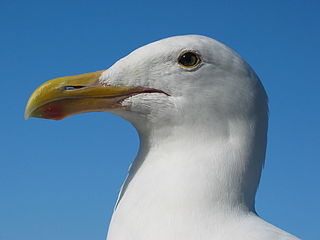
#> input picture HW1Filters/input/input1.jpg, 320 x 240 px
$ jupyter execute --allow-errors 1.ipynb
#> lines starting #> are read from the running program, lines starting #| are printed output that depends on the picture
#> further down, img is the input picture: shape (240, 320, 3); mean B, G, R 166.6, 134.6, 97.1
本文我们主要介绍如何利用opencv来对图片进行一些简单的操作，如 histogram_equalization, low_pass_filter, high_pass_filter, 拉普拉斯金字塔等。

[cell 1]
import cv2
import sys
import os
import numpy
import matplotlib.pyplot as plt

## show image in jupyter with matplotlib 在jupyter 中用matplotlib 显示图片

Because matplotlib show the image RBG, while opencv process it in BGR’

ref：

https://giusedroid.blogspot.com/2015/04/blog-post.html

https://matplotlib.org/devdocs/api/_as_gen/matplotlib.pyplot.imshow.html

[cell 2]
def imshow_in_jupyter(img):
    img_plt = cv2.cvtColor(img, cv2.COLOR_BGR2RGB)
    plt.imshow(img_plt)

## histogram_equalization

将图片的像素值大小安装直方图分布来分配，使得图片的对比度更改

[cell 3]
def histogram_equalization(img_in):
    # Write histogram equalization here
    b,g,r=cv2.split(img_in)
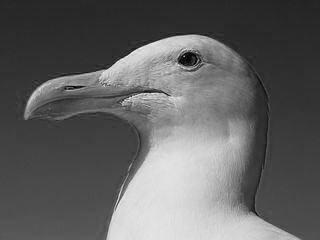
#> r: shape (240, 320); min 0, max 242, mean 97.1
    hist = cv2.calcHist([b],[0],None,[256],[0,256])
#> hist = 256 values, max 3747 at index 187, min 0 at index 247, mean 300
    hist = hist[:,0]
    cdf = numpy.cumsum(hist)
#> cdf = 256 values from 35 to 76800
    cdf_normalized = numpy.uint8(cdf * 256.0 / (cdf.max()+1))
#> cdf_normalized = 256 values from 0 to 255
    b = cdf_normalized[b]
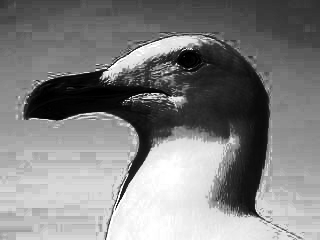
#> b: shape (240, 320); min 0, max 255, mean 129.6
    hist = cv2.calcHist([g],[0],None,[256],[0,256])
#> hist = 256 values, max 2131 at index 106, min 0 at index 1, mean 300
    hist = hist[:,0]
    cdf = numpy.cumsum(hist)
#> cdf = 256 values from 12 to 76800
    cdf_normalized = numpy.uint8(cdf * 256.0 / (cdf.max()+1))
    g = cdf_normalized[g]
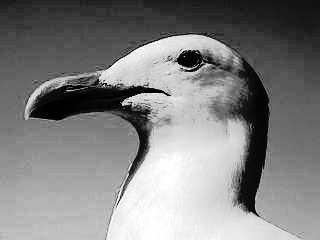
#> g: shape (240, 320); min 0, max 255, mean 129.1
    hist = cv2.calcHist([r],[0],None,[256],[0,256])
#> hist = 256 values, max 2688 at index 41, min 0 at index 230, mean 300
    hist = hist[:,0]
    cdf = numpy.cumsum(hist)
#> cdf = 256 values from 6 to 76800
    cdf_normalized = numpy.uint8(cdf * 256.0 / (cdf.max()+1))
    r = cdf_normalized[r]
    img_in = cv2.merge([b,g,r])
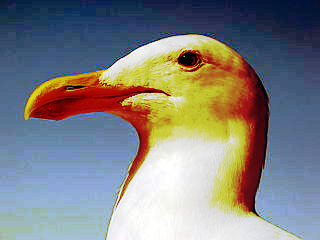
#> img_in: shape (240, 320, 3); mean B, G, R 129.6, 129.1, 128.9
    img_out = img_in # Histogram equalization result
    return hist, cdf_normalized, img_out

[cell 4]
img = cv2.imread('../HW1Filters/input/input1.jpg')
hist, cdf_normalized, img_hist = histogram_equalization(img)
#> cdf_normalized = 256 values from 0 to 255

[cell 5]
plt.subplot(121)
plt.hist(hist, bins = range(255))
plt.title("hist")
plt.subplot(122)
plt.hist(cdf_normalized, bins = range(255))
plt.title("cdf")
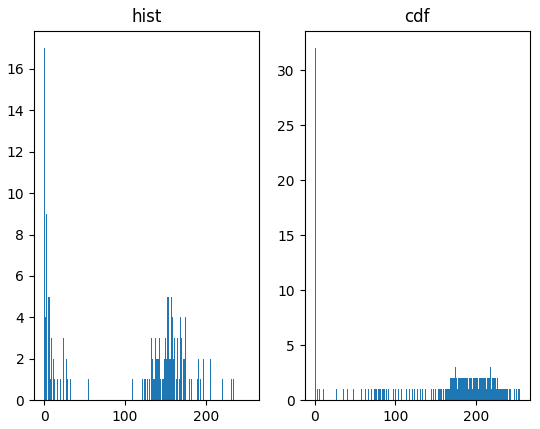
#> figure drawn by matplotlib, 2 panels; panel 1: tallest bar 17 high, from x = 0 to 1; panel 2: tallest bar 32 high, from x = 0 to 1

[cell 6]
plt.subplot(121)
imshow_in_jupyter(img)
plt.title("original image")
plt.subplot(122)
imshow_in_jupyter(img_hist)
plt.title("hist equalized image")

## Frequency Domain filtering
### 傅里叶变换
任一函数都可以表示成无数个正弦和余弦函数的和的形式。傅立叶变换就是一个用来将函数分解的工具。 而一张图片本身也是一个函数，也可以被分解成正余弦函数和的形式。

而我们把这种分解认为是从图像的空间形式转换成图像的频率形式。

得到傅里叶变换：
dft = cv2.dft(img)

将频率为零的点移到中间:
dft_shift = numpy.fft.fftshift(dft)

ref:
https://docs.scipy.org/doc/numpy-1.13.0/reference/routines.fft.html

### Low pass filter 低通道滤波
我们将把图像的频谱中频率较低的部分去处，只保留频率高的部分。

[cell 7]
def low_pass_filter(img_in):
    # Write low pass filter here
    img_in = cv2.cvtColor(img_in, cv2.COLOR_BGR2GRAY)
#> img_in: shape (240, 320)
    # get the frequency domain
    dft = cv2.dft(numpy.float32(img_in),flags = cv2.DFT_COMPLEX_OUTPUT)
    dft_shift = numpy.fft.fftshift(dft)
    rows,cols = img_in.shape
#> rows = 240; cols = 320
    crow = int(rows/2)
#> crow = 120
    ccol = int(cols/2)
#> ccol = 160
    mask = numpy.zeros((rows,cols,2),numpy.uint8)
    mask[crow-10:crow+10, ccol-10:ccol+10] = 1
    fshift = dft_shift*mask
    f_ishift = numpy.fft.ifftshift(fshift)
    img_back = cv2.idft(f_ishift)
    img_back = cv2.magnitude(img_back[:,:,0],img_back[:,:,1])
    img_in= (img_back-numpy.amin(img_back))/(numpy.amax(img_back)-numpy.amin(img_back))
    img_in = numpy.uint8(img_in*256)
    img_out = img_in # Low pass filter result
    return img_out

[cell 8]
img = cv2.imread('../HW1Filters/input/input1.jpg')
img_out = low_pass_filter(img)

因为图片是灰度的，所以不能用之前的方式显示。

ref:
https://www.zhihu.com/question/24058898

[cell 9]
plt.subplot(121)
img = cv2.cvtColor(img, cv2.COLOR_BGR2GRAY)
plt.imshow(img,cmap='gray')
plt.title('original image')
plt.subplot(122)
plt.imshow(img_out,cmap='gray')
plt.title('low pass image')

### High pass filter 高通滤波
高通滤波保留高频率的信息，所以那些发生明显变化的部分会被保留下来。也即图片中物体的轮廓线条会被保留。

[cell 10]
def high_pass_filter(img_in):
    # Write high pass filter here
    img_in = cv2.cvtColor(img_in, cv2.COLOR_BGR2GRAY)
    dft = cv2.dft(numpy.float32(img_in),flags = cv2.DFT_COMPLEX_OUTPUT)
    dft_shift = numpy.fft.fftshift(dft)
    rows,cols = img_in.shape
#> rows = 240; cols = 320
    crow = int(rows/2)
#> crow = 120
    ccol = int(cols/2)
#> ccol = 160
    # print(crow,ccol)
    dft_shift[crow-10:crow+10, ccol-10:ccol+10] = 0
    dft_ishift = numpy.fft.ifftshift(dft_shift)
    img_back = cv2.idft(dft_ishift)
    img_back = cv2.magnitude(img_back[:,:,0],img_back[:,:,1])
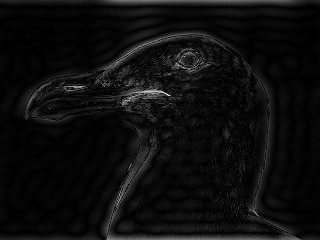
#> img_back: shape (240, 320) float32; min 933.4, max 10954061, mean 592868.2; drawn with min black and max white
    img_in = (img_back-numpy.amin(img_back))/(numpy.amax(img_back)-numpy.amin(img_back))
    img_in = numpy.uint8(img_in*256)
    img_out = img_in # High pass filter result
    return img_out

[cell 11]
img = cv2.imread('../HW1Filters/input/input1.jpg')
img_out = high_pass_filter(img)

[cell 12]
plt.subplot(121)
img = cv2.cvtColor(img, cv2.COLOR_BGR2GRAY)
plt.imshow(img,cmap='gray')
plt.title('original image')
plt.subplot(122)
plt.imshow(img_out,cmap='gray')
plt.title('high pass image')
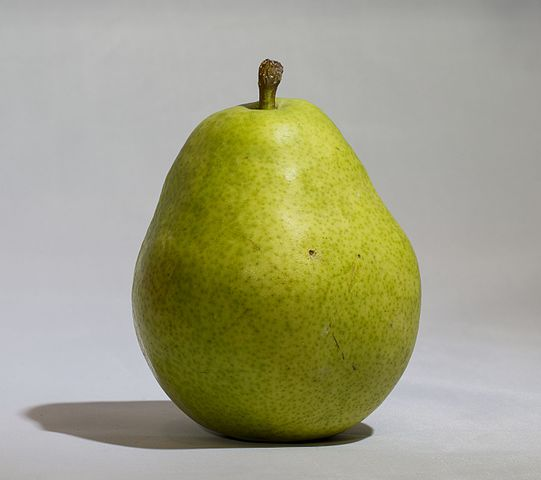
#> input picture HW1Filters/input/input3A.jpg, 541 x 480 px
#> further down, input_image1 is the input picture: shape (480, 541, 3); mean B, G, R 131.9, 161.7, 162.1
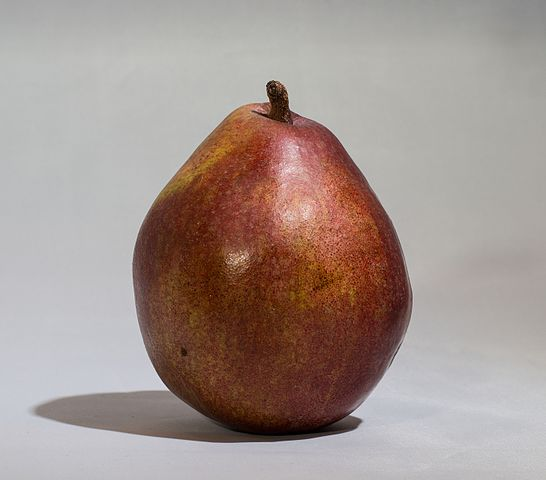
#> input picture HW1Filters/input/input3B.jpg, 546 x 480 px
#> further down, input_image2 is the input picture: shape (480, 546, 3); mean B, G, R 143.2, 148.9, 163.6

### Deconvolution
反卷积: 去处卷积的作用，比如使得模糊的图片变得更清晰。
需要估计卷积核。

[cell 13]
def deconvolution(img_in):
    # Write deconvolution codes here
    gk = cv2.getGaussianKernel(21,5)
    gk = gk * gk.T
    dft = numpy.fft.fft2(numpy.float32(img_in),(img_in.shape[0],img_in.shape[1]))
    imf = numpy.fft.fftshift(dft)
    # imf = ft(img_in, (img_in.shape[1],img_in.shape[1])) # make sure sizes match
    # gkf = ft(gk, (img_in.shape[1],img_in.shape[1])) # so we can multiple easily
    dft = numpy.fft.fft2(numpy.float32(gk),(img_in.shape[0],img_in.shape[1]))
    gkf = numpy.fft.fftshift(dft)
    imdeconv = numpy.true_divide(imf,gkf)
    # img_back = ift(imdeconvf)
    f_ishift = numpy.fft.ifftshift(imdeconv)
    img_back = numpy.fft.ifft2(f_ishift)
    img_back =  numpy.abs(img_back)
    img_in = (img_back-numpy.amin(img_back))/(numpy.amax(img_back)-numpy.amin(img_back))
    img_in = numpy.uint8(img_in*256)
    img_out = img_in # Deconvolution result
    return img_out

[cell 14]
img = cv2.imread("../HW1Filters/input/blurred2.exr", cv2.IMREAD_ANYCOLOR | cv2.IMREAD_ANYDEPTH)
#> (the rest of this cell did not finish here and is left out)

[cell 15]
plt.subplot(121)
#> (the rest of this cell did not finish here and is left out)

### Laplacian Pyramid 拉普拉斯金字塔
　图像金字塔方法的原理是：将参加融合的的每幅图像分解为多尺度的金字塔图像序列，将低分辨率的图像在上层，高分辨率的图像在下层，上层图像的大小为前一层图像大小的1/4。层数为0,1,2……N。将所有图像的金字塔在相应层上以一定的规则融合，就可得到合成金字塔，再将该合成金字塔按照金字塔生成的逆过程进行重构，得到融合金字塔。这个总的思路就是一下所有基于金字塔融合的算法过程，不同点就在于分解构造的金字塔不同，每层的融合规则不一样，重构的方法不同而已。金字塔方法最先实现了这种思想，之后小波方法进一步完善和发展了这种多尺度融和的思想。

ref:
图像融合（三）– 拉普拉斯金字塔.http://www.cnblogs.com/silence-hust/p/4193208.html

[cell 16]
def laplacian_pyramid_blending(img_in1, img_in2):
    # Write laplacian pyramid blending codes here
    img_in1 = img_in1[:,:img_in1.shape[0]]
    img_in2 = img_in2[:img_in1.shape[0],:img_in1.shape[0]]
    pD1 = img_in1.copy()
    pD2 = img_in2.copy()
    list_pD1 = [pD1]
    list_pD2 = [pD2]
    # 向下采样
    for i in range(5):
      pD1=cv2.pyrDown(pD1)
      list_pD1.append(pD1)
      pD2=cv2.pyrDown(pD2)
      list_pD2.append(pD2)
#> after the loop, list_pD1 = 6 items; list_pD2 = 6 items
    list_lp1 = [list_pD1[4]]
    list_lp2 = [list_pD2[4]]
    for i in range(4,0,-1):
      height,width = list_pD1[i-1].shape[0:2]
      pU1 = cv2.pyrUp(list_pD1[i],dstsize=(width,height))
      lp1 = pU1.copy()
      lp1[:,:,0] = cv2.subtract(list_pD1[i-1][:,:,0],pU1[:,:,0])
      lp1[:,:,1] = cv2.subtract(list_pD1[i-1][:,:,1],pU1[:,:,1])
      lp1[:,:,2] = cv2.subtract(list_pD1[i-1][:,:,2],pU1[:,:,2])
      list_lp1.append(lp1)
      height,width = list_pD2[i-1].shape[0:2]
      pU2 = cv2.pyrUp(list_pD2[i],dstsize=(width,height))#,dstsize=list_pD1[i-1].shape[0:2])
      lp2 = pU2.copy()
      lp2[:,:,0] = cv2.subtract(list_pD2[i-1][:,:,0],pU2[:,:,0])
      lp2[:,:,1] = cv2.subtract(list_pD2[i-1][:,:,1],pU2[:,:,1])
      lp2[:,:,2] = cv2.subtract(list_pD2[i-1][:,:,2],pU2[:,:,2])
      list_lp2.append(lp2)
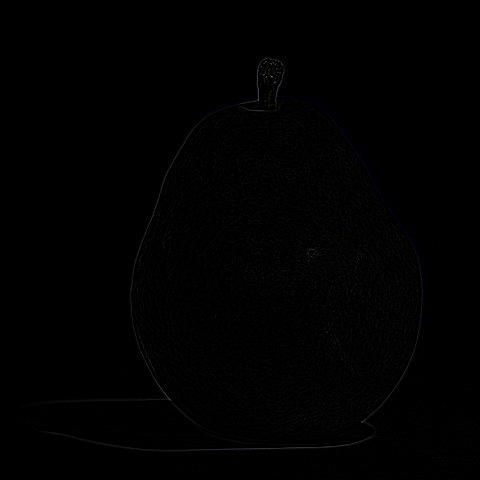
#> lp1: shape (480, 480, 3); mean of channels 0, 1, 2 1, 0.9, 0.9; drawn as B, G, R
#> after the loop, list_lp1 = 5 items; list_lp2 = 5 items
    LP = []
    for i in range(len(list_lp1)):
      height,width,depth = list_lp1[i].shape
      lp = numpy.hstack((list_lp1[i][:,0:int(width/2),:],list_lp2[i][:,int(width/2):,:]))
      LP.append(lp)
#> this loop made 5 passes
#> (height, width) on passes 1 to 5: (30, 30), (60, 60), (120, 120), (240, 240), (480, 480)
#> after the loop, LP = 5 items
    lp = LP[0]
    for i in range(1,len(LP)):
      height,width = LP[i].shape[0:2]
      lp = cv2.pyrUp(lp,dstsize=(width,height))
      lp = cv2.add(lp,LP[i])
#> this loop made 4 passes
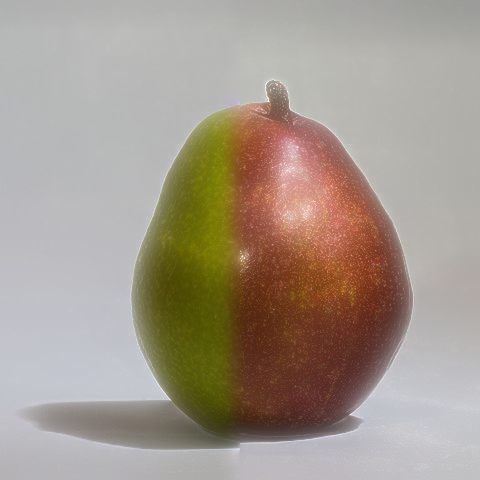
#> lp: shape (480, 480, 3); mean of channels 0, 1, 2 141.3, 153, 164.6; drawn as B, G, R
    img_in1 = lp
    img_out = img_in1 # Blending result
    return img_out

[cell 17]
input_image1 = cv2.imread('../HW1Filters/input/input3A.jpg', cv2.IMREAD_COLOR)
input_image2 = cv2.imread('../HW1Filters/input/input3B.jpg', cv2.IMREAD_COLOR)
img_out = laplacian_pyramid_blending(input_image1, input_image2)

[cell 18]
plt.subplot(131)
imshow_in_jupyter(input_image1)
plt.title("image1")
plt.subplot(132)
imshow_in_jupyter(input_image2)
plt.title("image2")
plt.subplot(133)
imshow_in_jupyter(img_out)
plt.title("blending image")
